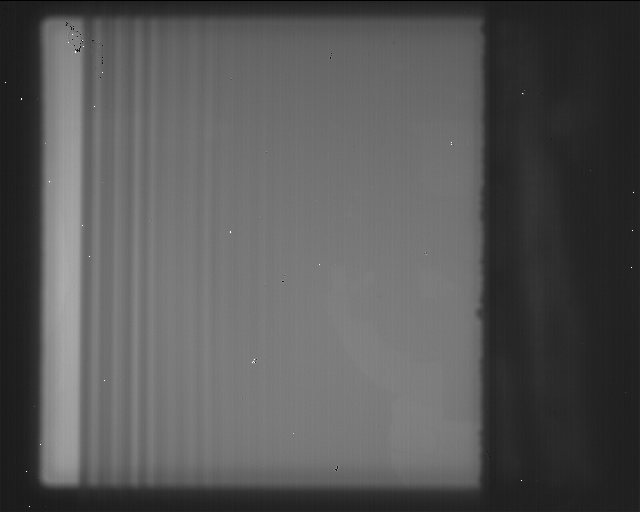
#> input picture 59478962-convert-grayscale-to-heatmap/frame.png, 640 x 512 px
$ python convert_grayscale_to_heatmap.py
#> lines starting #> are read from the running program, lines starting #| are printed output that depends on the picture
import matplotlib.pyplot as plt
import numpy as np
import cv2

image = cv2.imread('frame.png', 0)
#> image is the input picture: shape (512, 640); min 0, max 255, mean 87
colormap = plt.get_cmap('inferno')
heatmap = (colormap(image) * 2**16).astype(np.uint16)[:,:,:3]
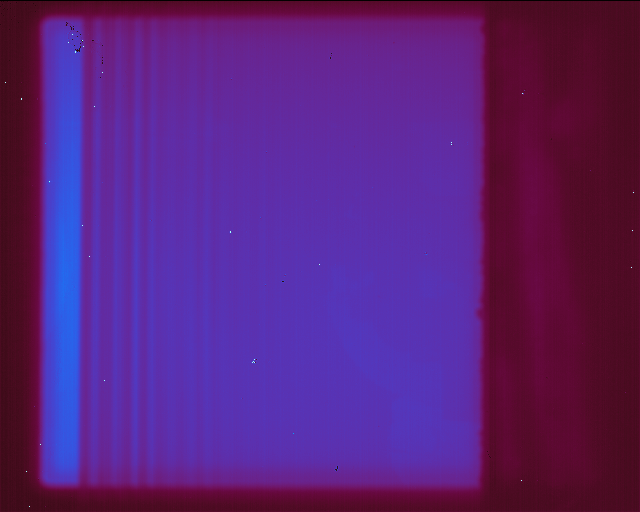
#> heatmap: shape (512, 640, 3) uint16; mean of channels 0, 1, 2 31441.1, 8664, 23227.9; drawn with min black and max white
heatmap = cv2.cvtColor(heatmap, cv2.COLOR_RGB2BGR)

cv2.imshow('image', image)
cv2.imshow('heatmap', heatmap)
cv2.waitKey()
